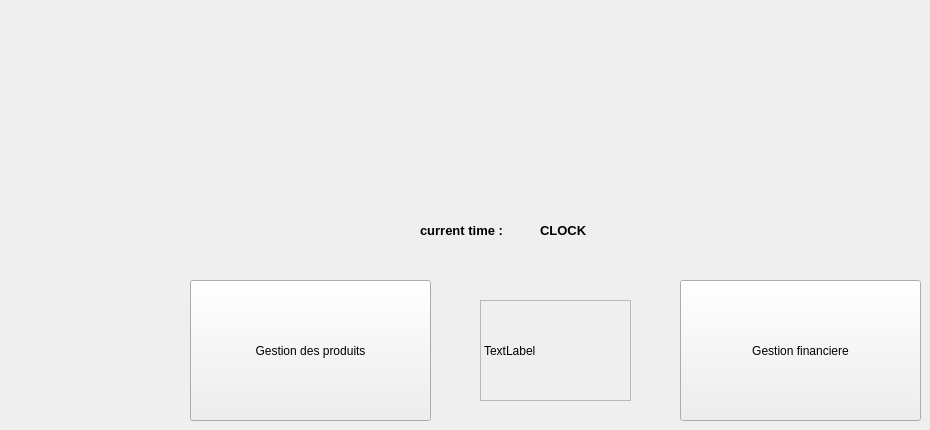
    <widget class="QWidget" name="tab_9">
     <attribute name="title">
      <string>Malek</string>
     </attribute>
     <widget class="QPushButton" name="pushButton_ges_produit">
      <property name="geometry">
       <rect>
        <x>190</x>
        <y>280</y>
        <width>241</width>
        <height>141</height>
       </rect>
      </property>
      <property name="text">
       <string>Gestion des produits</string>
      </property>
     </widget>
     <widget class="QPushButton" name="pushButton_ges_finance">
      <property name="geometry">
       <rect>
        <x>680</x>
        <y>280</y>
        <width>241</width>
        <height>141</height>
       </rect>
      </property>
      <property name="text">
       <string>Gestion financiere</string>
      </property>
     </widget>
     <widget class="QLabel" name="karhabet_malek">
      <property name="geometry">
       <rect>
        <x>480</x>
        <y>300</y>
        <width>151</width>
        <height>101</height>
       </rect>
      </property>
      <property name="frameShape">
       <enum>QFrame::StyledPanel</enum>
      </property>
      <property name="text">
       <string>TextLabel</string>
      </property>
     </widget>
     <widget class="QLabel" name="Digital_clock3">
      <property name="geometry">
       <rect>
        <x>540</x>
        <y>200</y>
        <width>151</width>
        <height>61</height>
       </rect>
      </property>
      <property name="font">
       <font>
        <pointsize>10</pointsize>
        <weight>75</weight>
        <bold>true</bold>
       </font>
      </property>
      <property name="text">
       <string>CLOCK</string>
      </property>
     </widget>
     <widget class="QLabel" name="label_7">
      <property name="geometry">
       <rect>
        <x>420</x>
        <y>210</y>
        <width>91</width>
        <height>41</height>
       </rect>
      </property>
      <property name="font">
       <font>
        <pointsize>10</pointsize>
        <weight>75</weight>
        <bold>true</bold>
       </font>
      </property>
      <property name="text">
       <string>current time :</string>
      </property>
     </widget>
    </widget>
